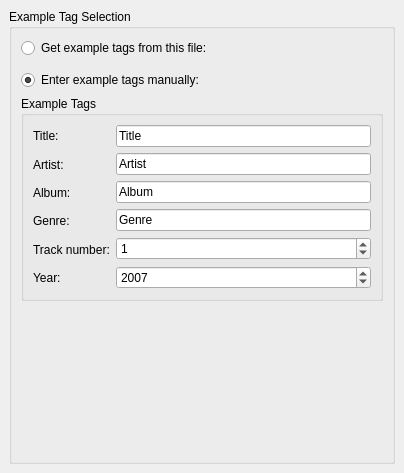
<ui version="4.0" >
 <class>ExampleOptionsBase</class>
 <widget class="QWidget" name="ExampleOptionsBase" >
  <property name="geometry" >
   <rect>
    <x>0</x>
    <y>0</y>
    <width>404</width>
    <height>473</height>
   </rect>
  </property>
  <property name="windowTitle" >
   <string>Example</string>
  </property>
  <layout class="QGridLayout" >
   <property name="leftMargin" >
    <number>9</number>
   </property>
   <property name="topMargin" >
    <number>9</number>
   </property>
   <property name="rightMargin" >
    <number>9</number>
   </property>
   <property name="bottomMargin" >
    <number>9</number>
   </property>
   <property name="horizontalSpacing" >
    <number>6</number>
   </property>
   <property name="verticalSpacing" >
    <number>6</number>
   </property>
   <item row="0" column="0" >
    <widget class="QGroupBox" name="groupBox" >
     <property name="title" >
      <string>Example Tag Selection</string>
     </property>
     <layout class="QVBoxLayout" >
      <property name="spacing" >
       <number>6</number>
      </property>
      <property name="leftMargin" >
       <number>9</number>
      </property>
      <property name="topMargin" >
       <number>9</number>
      </property>
      <property name="rightMargin" >
       <number>9</number>
      </property>
      <property name="bottomMargin" >
       <number>9</number>
      </property>
      <item>
       <widget class="QRadioButton" name="m_fileTagsButton" >
        <property name="text" >
         <string>Get example tags from this file:</string>
        </property>
        <property name="checked" >
         <bool>false</bool>
        </property>
       </widget>
      </item>
      <item>
       <widget class="KUrlRequester" name="m_exampleFile" >
        <property name="enabled" >
         <bool>false</bool>
        </property>
        <property name="sizePolicy" >
         <sizepolicy vsizetype="Preferred" hsizetype="Preferred" >
          <horstretch>1</horstretch>
          <verstretch>0</verstretch>
         </sizepolicy>
        </property>
       </widget>
      </item>
      <item>
       <widget class="QRadioButton" name="m_manualTagsButton" >
        <property name="text" >
         <string>Enter example tags manually:</string>
        </property>
        <property name="checked" >
         <bool>true</bool>
        </property>
       </widget>
      </item>
      <item>
       <widget class="QGroupBox" name="m_manualGroup" >
        <property name="title" >
         <string>Example Tags</string>
        </property>
        <property name="flat" >
         <bool>true</bool>
        </property>
        <layout class="QGridLayout" >
         <property name="leftMargin" >
          <number>9</number>
         </property>
         <property name="topMargin" >
          <number>9</number>
         </property>
         <property name="rightMargin" >
          <number>9</number>
         </property>
         <property name="bottomMargin" >
          <number>9</number>
         </property>
         <property name="horizontalSpacing" >
          <number>6</number>
         </property>
         <property name="verticalSpacing" >
          <number>6</number>
         </property>
         <item row="0" column="0" >
          <layout class="QVBoxLayout" >
           <property name="spacing" >
            <number>6</number>
           </property>
           <property name="leftMargin" >
            <number>0</number>
           </property>
           <property name="topMargin" >
            <number>0</number>
           </property>
           <property name="rightMargin" >
            <number>0</number>
           </property>
           <property name="bottomMargin" >
            <number>0</number>
           </property>
           <item>
            <widget class="QLabel" name="textLabel1" >
             <property name="text" >
              <string comment="song title" >Title:</string>
             </property>
             <property name="wordWrap" >
              <bool>false</bool>
             </property>
            </widget>
           </item>
           <item>
            <widget class="QLabel" name="textLabel2" >
             <property name="text" >
              <string>Artist:</string>
             </property>
             <property name="wordWrap" >
              <bool>false</bool>
             </property>
            </widget>
           </item>
           <item>
            <widget class="QLabel" name="textLabel3" >
             <property name="text" >
              <string>Album:</string>
             </property>
             <property name="wordWrap" >
              <bool>false</bool>
             </property>
            </widget>
           </item>
           <item>
            <widget class="QLabel" name="textLabel4" >
             <property name="text" >
              <string>Genre:</string>
             </property>
             <property name="wordWrap" >
              <bool>false</bool>
             </property>
            </widget>
           </item>
           <item>
            <widget class="QLabel" name="textLabel5" >
             <property name="text" >
              <string>Track number:</string>
             </property>
             <property name="wordWrap" >
              <bool>false</bool>
             </property>
            </widget>
           </item>
           <item>
            <widget class="QLabel" name="textLabel6" >
             <property name="text" >
              <string>Year:</string>
             </property>
             <property name="wordWrap" >
              <bool>false</bool>
             </property>
            </widget>
           </item>
          </layout>
         </item>
         <item row="0" column="1" >
          <layout class="QVBoxLayout" >
           <property name="spacing" >
            <number>6</number>
           </property>
           <property name="leftMargin" >
            <number>0</number>
           </property>
           <property name="topMargin" >
            <number>0</number>
           </property>
           <property name="rightMargin" >
            <number>0</number>
           </property>
           <property name="bottomMargin" >
            <number>0</number>
           </property>
           <item>
            <widget class="QLineEdit" name="m_exampleTitle" >
             <property name="text" >
              <string comment="example song title" >Title</string>
             </property>
            </widget>
           </item>
           <item>
            <widget class="QLineEdit" name="m_exampleArtist" >
             <property name="text" >
              <string>Artist</string>
             </property>
            </widget>
           </item>
           <item>
            <widget class="QLineEdit" name="m_exampleAlbum" >
             <property name="text" >
              <string>Album</string>
             </property>
            </widget>
           </item>
           <item>
            <widget class="QLineEdit" name="m_exampleGenre" >
             <property name="text" >
              <string>Genre</string>
             </property>
            </widget>
           </item>
           <item>
            <widget class="QSpinBox" name="m_exampleTrack" >
             <property name="value" >
              <number>1</number>
             </property>
            </widget>
           </item>
           <item>
            <widget class="QSpinBox" name="m_exampleYear" >
             <property name="minimum" >
              <number>1000</number>
             </property>
             <property name="maximum" >
              <number>2999</number>
             </property>
             <property name="value" >
              <number>2007</number>
             </property>
            </widget>
           </item>
          </layout>
         </item>
        </layout>
       </widget>
      </item>
      <item>
       <spacer>
        <property name="orientation" >
         <enum>Qt::Vertical</enum>
        </property>
        <property name="sizeHint" >
         <size>
          <width>20</width>
          <height>40</height>
         </size>
        </property>
       </spacer>
      </item>
     </layout>
    </widget>
   </item>
  </layout>
 </widget>
 <layoutdefault spacing="6" margin="11" />
  <customwidgets>
  <customwidget>
   <class>KUrlRequester</class>
   <extends>QFrame</extends>
   <header>kurlrequester.h</header>
  </customwidget>
 </customwidgets>
 <tabstops>
  <tabstop>m_exampleFile</tabstop>
  <tabstop>m_manualTagsButton</tabstop>
  <tabstop>m_exampleTitle</tabstop>
  <tabstop>m_exampleArtist</tabstop>
  <tabstop>m_exampleAlbum</tabstop>
  <tabstop>m_exampleGenre</tabstop>
  <tabstop>m_exampleTrack</tabstop>
  <tabstop>m_exampleYear</tabstop>
 </tabstops>
 <includes>
  <include location="local" >kurlrequester.h</include>
  <include location="local" >klineedit.h</include>
  <include location="local" >kpushbutton.h</include>
 </includes>
 <resources/>
 <connections>
  <connection>
   <sender>m_fileTagsButton</sender>
   <signal>toggled(bool)</signal>
   <receiver>m_exampleFile</receiver>
   <slot>setEnabled(bool)</slot>
   <hints>
    <hint type="sourcelabel" >
     <x>20</x>
     <y>20</y>
    </hint>
    <hint type="destinationlabel" >
     <x>20</x>
     <y>20</y>
    </hint>
   </hints>
  </connection>
  <connection>
   <sender>m_fileTagsButton</sender>
   <signal>toggled(bool)</signal>
   <receiver>ExampleOptionsBase</receiver>
   <slot>exampleSelectionChanged()</slot>
   <hints>
    <hint type="sourcelabel" >
     <x>20</x>
     <y>20</y>
    </hint>
    <hint type="destinationlabel" >
     <x>20</x>
     <y>20</y>
    </hint>
   </hints>
  </connection>
  <connection>
   <sender>m_manualTagsButton</sender>
   <signal>toggled(bool)</signal>
   <receiver>ExampleOptionsBase</receiver>
   <slot>exampleSelectionChanged()</slot>
   <hints>
    <hint type="sourcelabel" >
     <x>20</x>
     <y>20</y>
    </hint>
    <hint type="destinationlabel" >
     <x>20</x>
     <y>20</y>
    </hint>
   </hints>
  </connection>
  <connection>
   <sender>m_exampleTitle</sender>
   <signal>textChanged(QString)</signal>
   <receiver>ExampleOptionsBase</receiver>
   <slot>exampleDataChanged()</slot>
   <hints>
    <hint type="sourcelabel" >
     <x>20</x>
     <y>20</y>
    </hint>
    <hint type="destinationlabel" >
     <x>20</x>
     <y>20</y>
    </hint>
   </hints>
  </connection>
  <connection>
   <sender>m_exampleArtist</sender>
   <signal>textChanged(QString)</signal>
   <receiver>ExampleOptionsBase</receiver>
   <slot>exampleDataChanged()</slot>
   <hints>
    <hint type="sourcelabel" >
     <x>20</x>
     <y>20</y>
    </hint>
    <hint type="destinationlabel" >
     <x>20</x>
     <y>20</y>
    </hint>
   </hints>
  </connection>
  <connection>
   <sender>m_exampleAlbum</sender>
   <signal>textChanged(QString)</signal>
   <receiver>ExampleOptionsBase</receiver>
   <slot>exampleDataChanged()</slot>
   <hints>
    <hint type="sourcelabel" >
     <x>20</x>
     <y>20</y>
    </hint>
    <hint type="destinationlabel" >
     <x>20</x>
     <y>20</y>
    </hint>
   </hints>
  </connection>
  <connection>
   <sender>m_exampleGenre</sender>
   <signal>textChanged(QString)</signal>
   <receiver>ExampleOptionsBase</receiver>
   <slot>exampleDataChanged()</slot>
   <hints>
    <hint type="sourcelabel" >
     <x>20</x>
     <y>20</y>
    </hint>
    <hint type="destinationlabel" >
     <x>20</x>
     <y>20</y>
    </hint>
   </hints>
  </connection>
  <connection>
   <sender>m_exampleTrack</sender>
   <signal>valueChanged(int)</signal>
   <receiver>ExampleOptionsBase</receiver>
   <slot>exampleDataChanged()</slot>
   <hints>
    <hint type="sourcelabel" >
     <x>20</x>
     <y>20</y>
    </hint>
    <hint type="destinationlabel" >
     <x>20</x>
     <y>20</y>
    </hint>
   </hints>
  </connection>
  <connection>
   <sender>m_exampleYear</sender>
   <signal>valueChanged(int)</signal>
   <receiver>ExampleOptionsBase</receiver>
   <slot>exampleDataChanged()</slot>
   <hints>
    <hint type="sourcelabel" >
     <x>20</x>
     <y>20</y>
    </hint>
    <hint type="destinationlabel" >
     <x>20</x>
     <y>20</y>
    </hint>
   </hints>
  </connection>
 </connections>
</ui>
